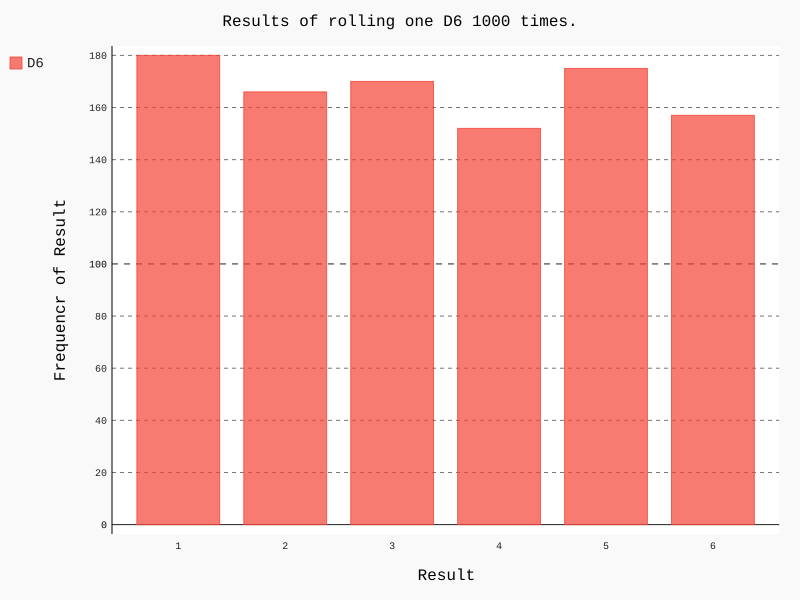

Write Python code to recreate this figure.
from die import Die
import pygal

# 创建一个D6
die = Die()

# 掷几次骰子，并将结果存储在一个列表中
results = []
for roll_num in range(1000):
    result = die.roll()
    results.append(result)

# 分析结果
freqencies = []
for value in range(1, die.num_sides + 1):
    freqency = results.count(value)
    freqencies.append(freqency)

# 对结果进行可视化
hist = pygal.Bar()

hist.title = "Results of rolling one D6 1000 times."
hist.x_labels = ['1', '2', '3', '4', '5', '6']
hist.x_title = "Result"
hist.y_title = "Frequencr of Result"

hist.add('D6', freqencies)
hist.render_to_file('die_visual.svg')
